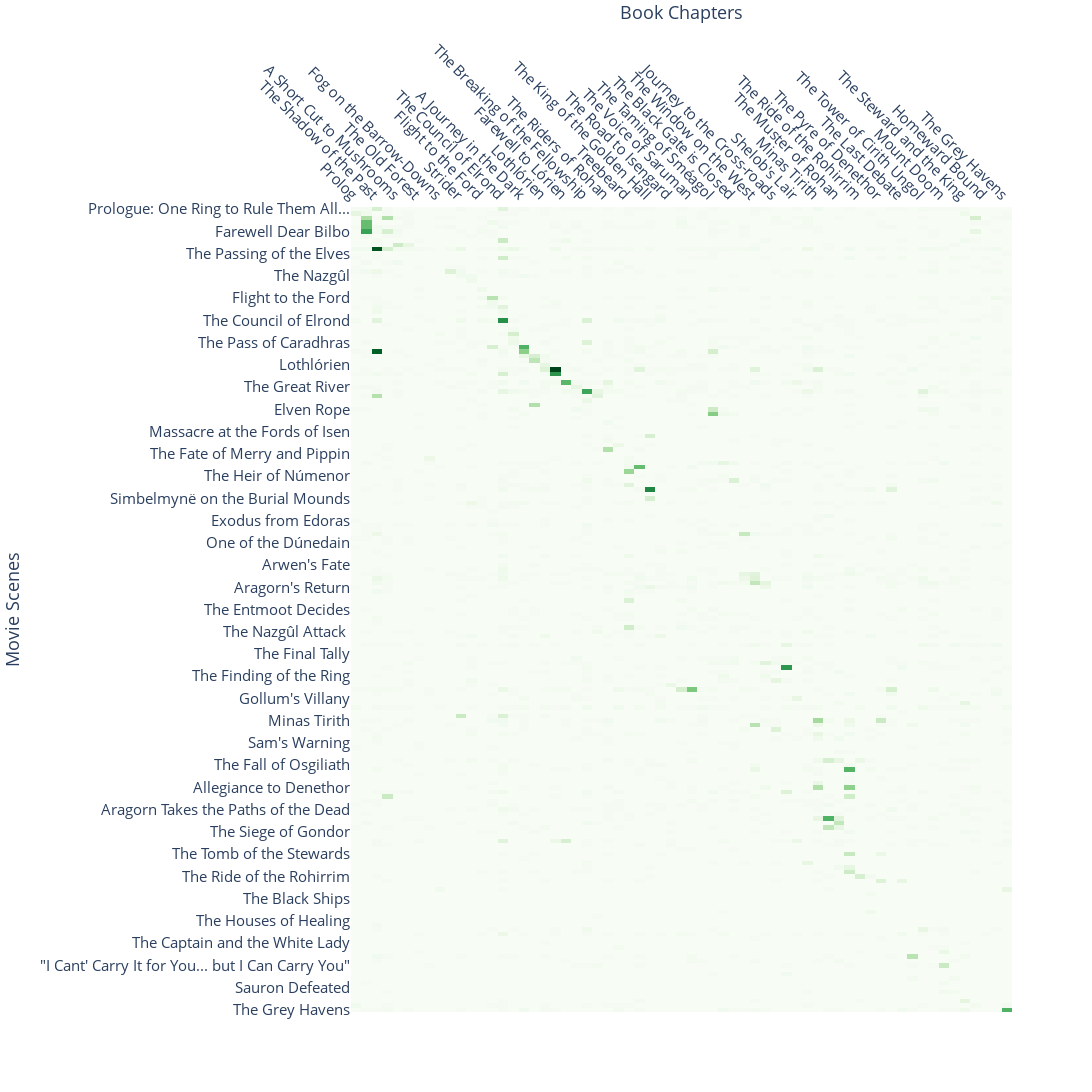

The notebook cell saved with this chart:
### Markdown cell above
## Combined Plot

### Code cell
scenes = script["scene"].unique()

x = scenes
y = chapter_titles
z = corresponding_text[chapter_titles].values

hovertext = list()
for xi, xx in enumerate(x):
    hovertext.append(list())
    for yi, yy in enumerate(y):
        hovertext[-1].append(
            '<i>Book Chapter:</i> <b>{}</b><br /><i>Movie Scene:</i> <b>{}</b><br /><i>Overlapping Phrases:</i> {}'.format(yy, xx, z[xi][yi]))

fig = go.Figure(data=go.Heatmap(
    z=scene_data[chapter_titles],
    x=chapter_titles,
    y=scenes,
    hoverinfo="text",
    text=hovertext,
    colorscale='Greens',
    showscale=False
))

fig.update_layout(
    yaxis_title="Movie Scenes",
    xaxis_title="Book Chapters",
    font_size=15,
    autosize=False,
    width=1500,
    height=3000,
)

fig.update_layout(
    hoverlabel=dict(
        # bgcolor="white",
        font_size=16,
        font_family="Rockwell"
    )
)

fig.update_coloraxes(showscale=False)
fig["layout"]["xaxis"].update(side="top")
fig.update_xaxes(tickangle=45)
fig['layout']['yaxis']['autorange'] = "reversed"
fig.show()

with open(f"div_file", "w") as f:
    f.write(opy.plot(fig, auto_open=False, output_type='div'))

### Figure 1 — Plotly figure (JSON) as saved in the notebook; plotly's stock layout.template omitted (floating-point values rounded to 4 significant figures; data arrays with more than 128 entries replaced by an {"elided": "..."} marker saying what was removed)
{"data": [{"colorscale": [[0, "rgb(247,252,245)"], [0.125, "rgb(229,245,224)"], [0.25, "rgb(199,233,192)"], [0.375, "rgb(161,217,155)"], [0.5, "rgb(116,196,118)"], [0.625, "rgb(65,171,93)"], [0.75, "rgb(35,139,69)"], [0.875, "rgb(0,109,44)"], [1, "rgb(0,68,27)"]], "hoverinfo": "text", "showscale": false, "text": {"elided": "181x63 str values"}, "type": "heatmap", "x": ["Prolog", "A Long-expected Party", "The Shadow of the Past", "Three is Company", "A Short Cut to Mushrooms", "A Conspiracy Unmasked", "The Old Forest", "In the House of Tom Bombadil", "Fog on the Barrow-Downs", "At the Sign of", "Strider", "A Knife in the Dark", "Flight to the Ford", "Many Meetings", "The Council of Elrond", "The Ring Goes South", "A Journey in the Dark", "The Bridge of Khazad-dűm", "Lothlórien", "The Mirror of Galadriel", "Farewell to Lórien", "The Great River", "The Breaking of the Fellowship", "The Departure of Boromir", "The Riders of Rohan", "The Uruk-Hai", "Treebeard", "The White Rider", "The King of the Golden Hall", "Helm's Deep", "The Road to Isengard", "Flotsam and Jetsam", "The Voice of Saruman", "The Palantír", "The Taming of Sméagol", "The Passage of the Marshes", "The Black Gate is Closed", "Of Herbs and Stewed Rabbit", "The Window on the West", "The Forbidden Pool", "Journey to the Cross-roads", "The Stairs of Cirith Ungol", "Shelob's Lair", "The Choices of Master Samwise", "Minas Tirith", "The Passing of the Grey Company", "The Muster of Rohan", "The Siege of Gondor", "The Ride of the Rohirrim", "The Battle of the Pelennor Fields", "The Pyre of Denethor", "The Houses of Healing", "The Last Debate", "The Black Gate Opens", "The Tower of Cirith Ungol", "The Land of Shadow", "Mount Doom", "The Field of Cormallen", "The Steward and the King", "Many Partings", "Homeward Bound", "The Scouring of the Shire", "The Grey Havens"], "y": {"elided": "181 str values"}, "z": {"elided": "181x63 int values"}}], "layout": {"autosize": false, "coloraxis": {"showscale": false}, "font": {"size": 15}, "height": 3000, "hoverlabel": {"font": {"family": "Rockwell", "size": 16}}, "width": 1500, "xaxis": {"side": "top", "tickangle": 45, "title": {"text": "Book Chapters"}}, "yaxis": {"autorange": "reversed", "title": {"text": "Movie Scenes"}}}}
